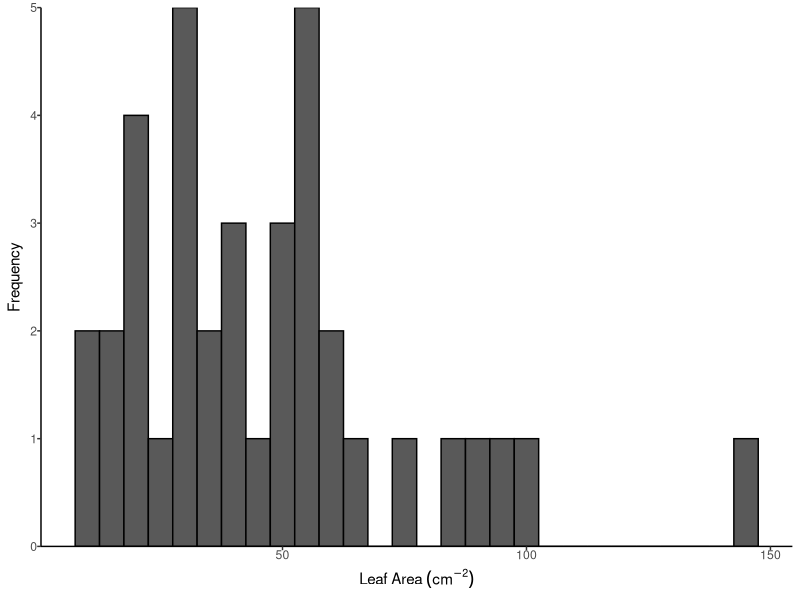
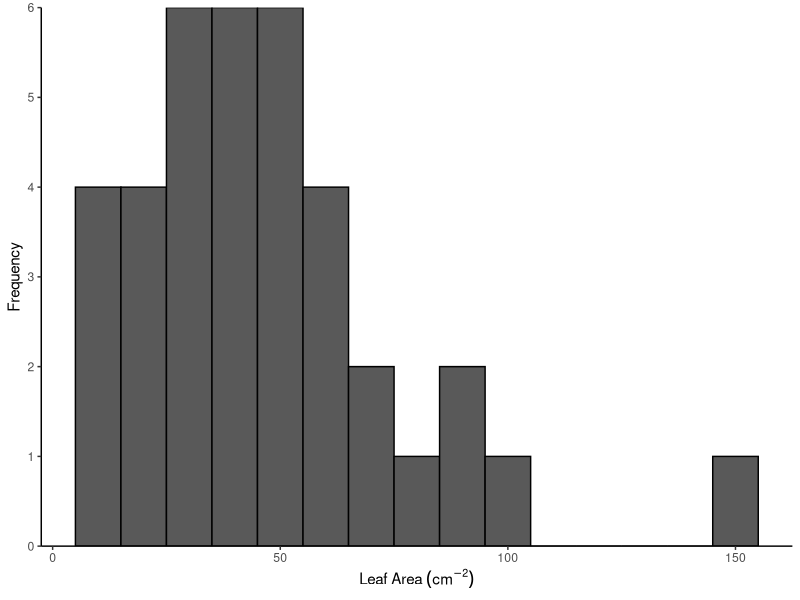
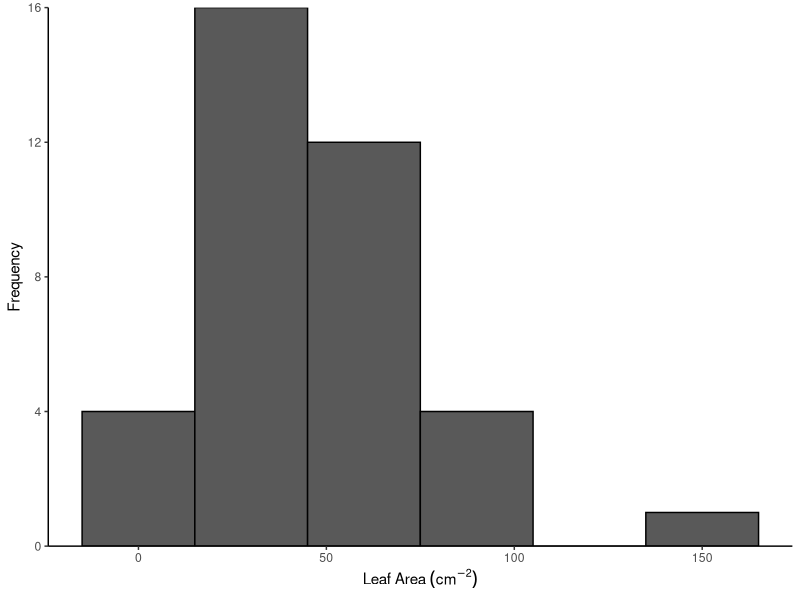
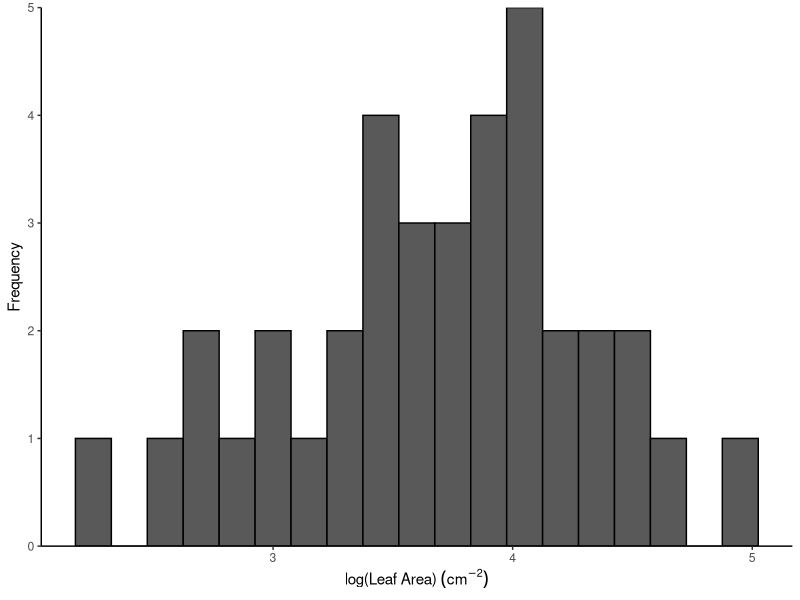
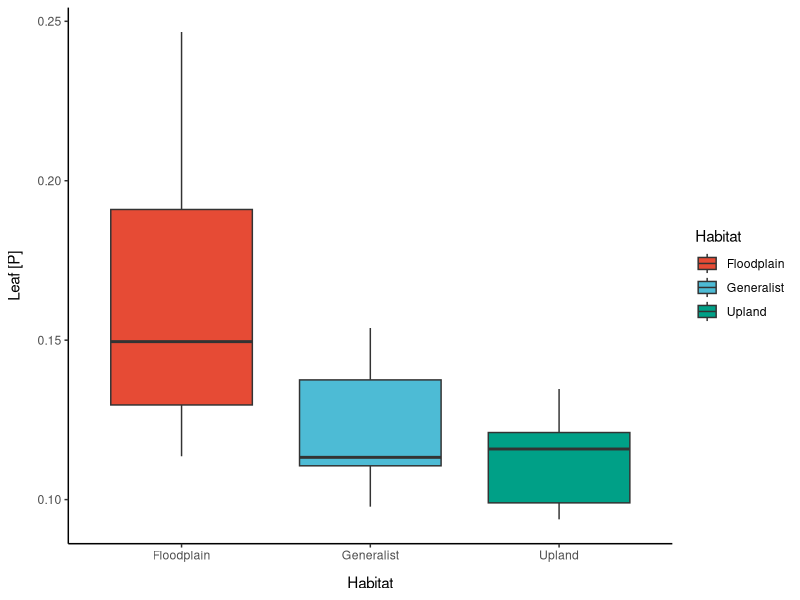
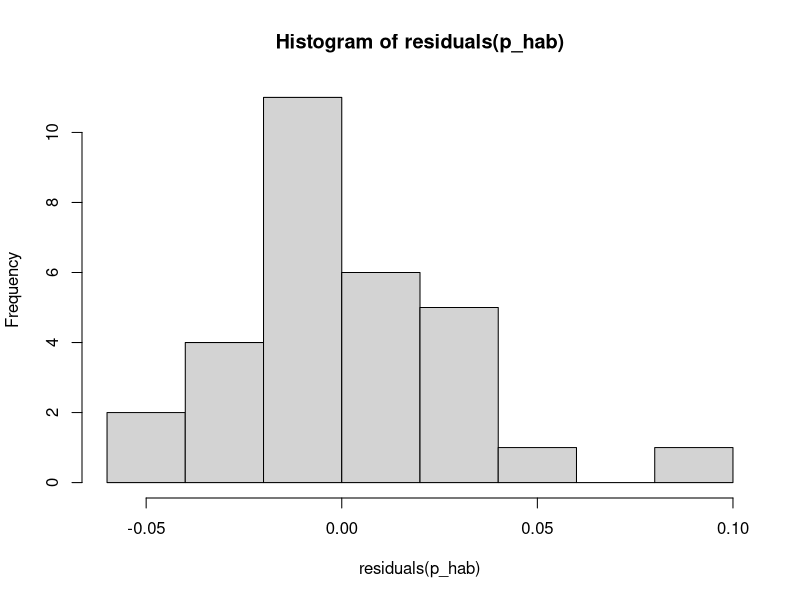
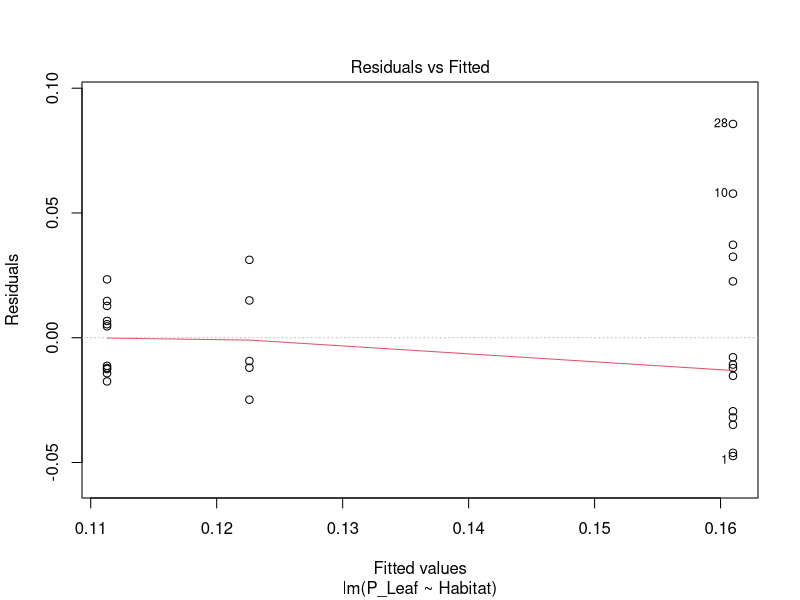
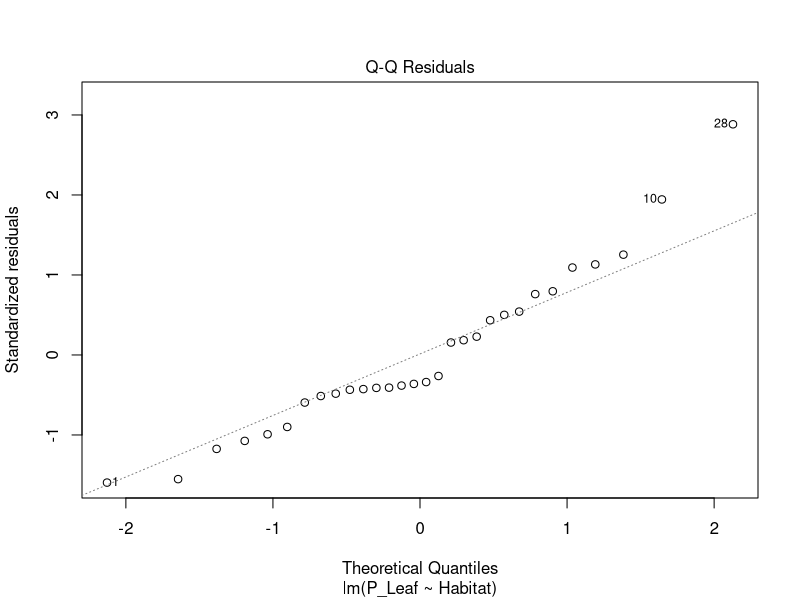

These figures' R source, in order:
# Professional Skills Statistical Assessment
# Emma Gemal, s1758915@sms.ed.ac.uk
# University of Edinburgh
# Last updated: 23 October 2020


## WORKFLOW ----
# 1. histogram of leaf area and normality check of data 
# do species in different habitats have different leaf chemical compositions?
# 2. leaf phosphorous concentration vs. habitat type 
#    - make a box plot and conduct an ANOVA
#    - evaluate the model (normality of residuals, heteroskedasticity) and improve it 
# 3. multiple explanatory variables 
#    - make a scatter plot of leaf [P] vs. leaf [C] with habitat type as 'shape'
#    - split all the species into 2 habitat groups: ADD WHICH
#    - make a model with habitat group and leaf [C] as predictors of leaf [P]
#    - conduct as ANOVA using the model 
# are there tradeoffs between the investment in chemical defences vs in physical ones?
# 4. leaf expansion rate, leaf trichome density and presence of mevalonic acid
#    - make a GLM of leaf expansion rate vs presence of mevalonic acid
#    - make a GLM of leaf trichome density vs presence of mevalonic acid 
#    - make a GLM incorporating both expansion rate and trichome density on mevalonic acid presence
#    - make a FIGURE (PUT WHICH) of how the predictor variable(s) influence the response variable


## LIBRARY ----
library(tidyverse)
library(ggpubr)
library(ggsci)
library(lmtest)

# loading the data
ingatraits <- read.csv("Inga_traits.csv")
str(ingatraits)  # checking the data loaded properly 

## EXERCISE 1: HISTOGRAMS & NORMALITY ----
# creating a histogram of leaf area 
# checking distribution of data at a variety of binwidths 
(leafarea_hist <- ggplot(ingatraits, aes(x = Leaf_Area)) +
                    xlab(expression(paste("Leaf Area", ' ', (cm^-2), sep = ''))) +
                    ylab("Frequency") +
                    geom_histogram(binwidth = 5,
                                   color = "black") +
                    theme_classic() +
                    theme(axis.text.x = element_text(margin = margin(b = 2)),
                          axis.text.y = element_text(margin = margin(l = 2))) +
                    scale_y_continuous(expand = c(0,0)))

(leafarea_hist2 <- ggplot(ingatraits, aes(x = Leaf_Area)) +
                      xlab(expression(paste("Leaf Area", ' ', (cm^-2), sep = ''))) +
                      ylab("Frequency") +
                      geom_histogram(binwidth = 10,
                                     color = "black") +
                      theme_classic() +
                      scale_y_continuous(expand = c(0,0)))

(leafarea_hist3 <- ggplot(ingatraits, aes(x = Leaf_Area)) +
                      xlab(expression(paste("Leaf Area", ' ', (cm^-2), sep = ''))) +
                      ylab("Frequency") +
                      geom_histogram(binwidth = 30,
                                     color = "black") +
                      theme_classic() +
                      scale_y_continuous(expand = c(0,0)))

# all show the same distribution: a skew to the left, does not appear to be normally distributed

ggsave(leafarea_hist, file = "leafarea_histogram.png", width = 4, height = 4, units = c("in"),
       path = "Figures/")

# checking for normality of leaf size using a Shapiro-Wilks test
shapiro.test(ingatraits$Leaf_Area)   # is significant (p < 0.05), it is NOT normally distributed


# log-transforming leaf area (adding it as a new column)
ingatraits <- ingatraits %>% 
                  mutate(logLeaf_Area = log(Leaf_Area))

(log_hist <- ggplot(ingatraits, aes(x = logLeaf_Area)) +
                xlab(expression(paste("log(Leaf Area)", ' ', (cm^-2), sep = ''))) +
                ylab("Frequency") +
                geom_histogram(binwidth = 0.15,
                               color = "black") +
                theme_classic() +
                scale_y_continuous(expand = c(0,0)))

# looks more normally distributed with the log transformation 

ggsave(log_hist, file = "log_leafarea_hist.png", width = 4, height = 4, units = c("in"),
       path = "Figures/")


## EXERCISE 2: BOX PLOTS & ANOVA ----
# removing NA values for chemical concentration variables (N, C, P)
chem_na <- ingatraits %>% 
              drop_na(c(N_Leaf, C_Leaf, P_Leaf))

# creating a box plot of leaf phosphorous concentration in different habitats 
(p_habitat_box <- ggplot(chem_na, aes(x = Habitat, y = P_Leaf, fill = Habitat)) +
                    ylab("Leaf [P]") +
                    geom_boxplot() +
                    theme_classic() +
                    theme(axis.title.x = element_text(margin = margin(t = 10)),
                                  axis.title.y = element_text(margin = margin(r = 10))) +
                    scale_x_discrete(breaks = c("floodplain", "generalist", "upland"),
                                     labels = c("Floodplain", "Generalist", "Upland")) +
                    scale_fill_npg(breaks = c("floodplain", "generalist", "upland"),
                                        labels = c("Floodplain", "Generalist", "Upland")))

ggsave(p_habitat_box, file = "leafP_habitat_boxplot.png", width = 4, height = 3, units = c("in"),
       path = "Figures/")


# conducting an ANOVA to test for statistical significant differnces 
# between leaf phosphorous concentrations of species in different habitats
p_hab <- lm(P_Leaf ~ Habitat, data = chem_na)
p_hab_anova <- anova(p_hab)
p_hab_anova

# checking for normality of residuals and heteroskedasticity 
hist(residuals(p_hab))   # could potentially be normally distributed
shapiro.test(residuals(p_hab))    # p-value > 0.05, the residuals ARE normally distribued

plot(p_hab)   # looks like there is heteroskedasticity too (based on residuals vs fitted)
bptest(p_hab)   # p-value < 0.05, there IS heteroskedasticity in the model

# taking into account unequal variances
oneway.test(P_Leaf ~ Habitat, data = chem_na, var.equal=FALSE)


## EXERCISE 3: MULTIPLE EXPLANATORY VARIABLES ----
# plotting leaf [P] vs leaf [C], with habitat type indicated





